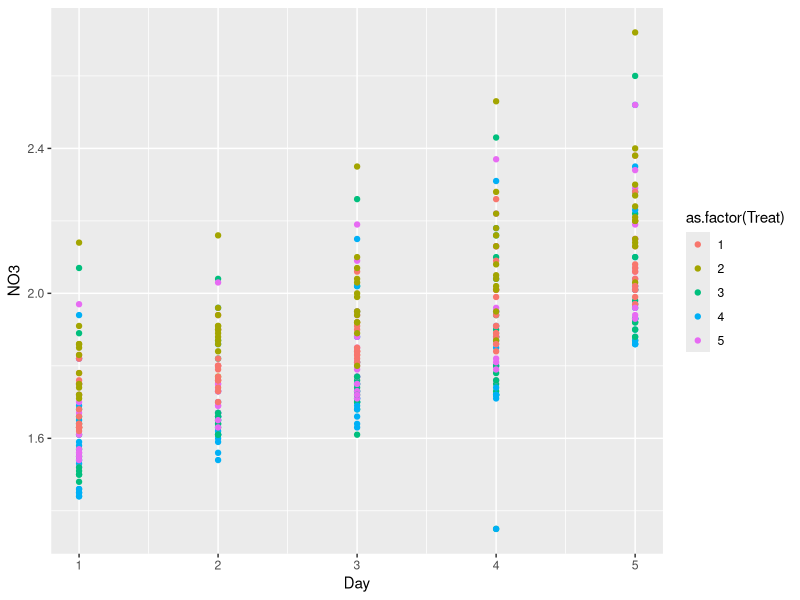
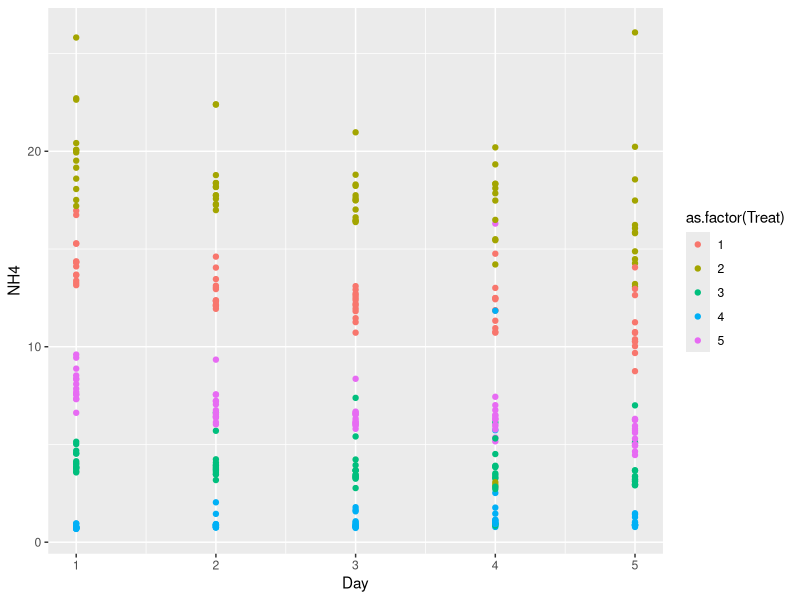

Reproduce these figures in R, in order.
library(tidyverse)
library(ggplot2)
nitrate <- read.csv("NO3_Air.csv")
nitrate <- nitrate %>% drop_na()

#drop reps 1 and 15 because first 2 of the day and machine was weird 
#and you can see that when looking at numbers
nitrate <- nitrate %>%
  filter(Rep != 1 & Rep != 15)

n1 <- with(nitrate, lm(NO3~ Day))
(g1 <- ggplot(nitrate, aes(Day,NO3)) +
    geom_point(aes(color=as.factor(Treat))))
# intercept = 1.55 std error = 0.02 p <<< 0.001
# slope over time = 0.1057 std error = 0.006576 p<<0.001
# no3 = 0.1057(day) + 1.55
# dn/dt = 0.1057
ammonium <- read.csv("Nh4_Air.csv")

#remove replicates that spilled (e.g NH4 == NA)

ammonium <- ammonium %>% drop_na()
#same early morning machine problem
ammonium <- ammonium %>%
  filter(Rep != 1 & Rep != 15)

(g1 <- ggplot(ammonium, aes(Day,NH4)) + geom_point(aes(color=as.factor(Treat))))

m <- with(ammonium, lm(NH4 ~ Day*as.factor(Treat)))
